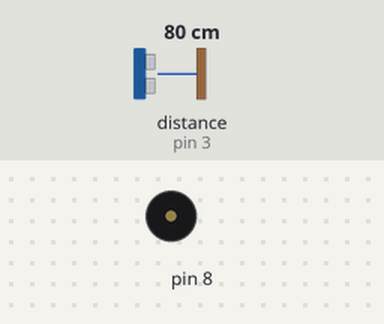
The sketch below on a simulated Arduino Uno, built with avr-gcc and run on an emulated ATmega328P. Shown: buzzer (waves = sounding). Wiring (inferred from the names in the program): ultrasonic range finder: trigger pin 2; echo pin 3. Inputs (shaded band) come from the test bench; at power-on: distance to the obstacle (sensor on pin 3) 80 cm. The echo pulse lasts 58.3 µs per cm.

Above: at 1.2 s.
1.3 s: distance to the obstacle (sensor on pin 3) set to 9 cm
At 2.4 s:
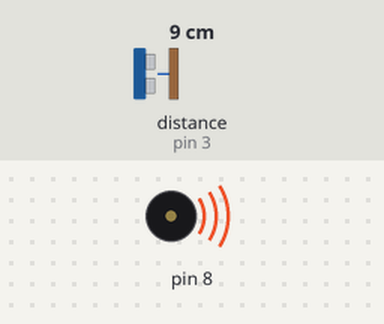
4.3 s: distance to the obstacle (sensor on pin 3) set to 6 cm
At 5.6 s:
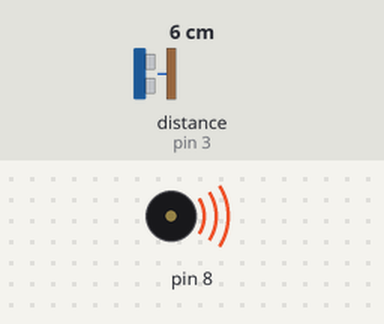
Timing chart, 0 to 7.3 s (numbered marks = the images above; inputs shaded):
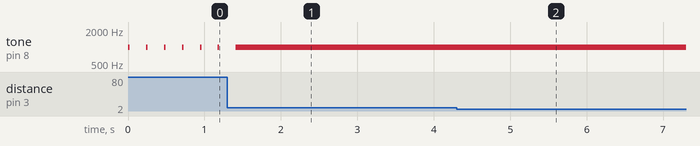

The sketch:

sonic_sound.ino
```cpp
#define TRIG 2
#define ECHO 3

void setup() {
  pinMode(TRIG, OUTPUT);
  pinMode(ECHO, INPUT);
}

void loop() {
  digitalWrite(TRIG, LOW);
  delayMicroseconds(2);
  digitalWrite(TRIG, HIGH);
  delayMicroseconds(10);
  digitalWrite(TRIG, LOW);

long distance = pulseIn(ECHO, HIGH)/20;

  tone(8, 1000, 20);
  delay(distance);
  tone(8, 1000, 20);
  delay(distance);
}
```

Measured:
- after the input at 1.3 s, tone on pin 8: goes on until 1.4 s, then stays 1000 Hz
- after the input at 4.3 s, tone on pin 8: stays 1000 Hz (without the input it goes to silent after 7.5 s)
- by itself, tone on pin 8: alternates 1000 Hz for 0.02 s and silent for 0.21 s
